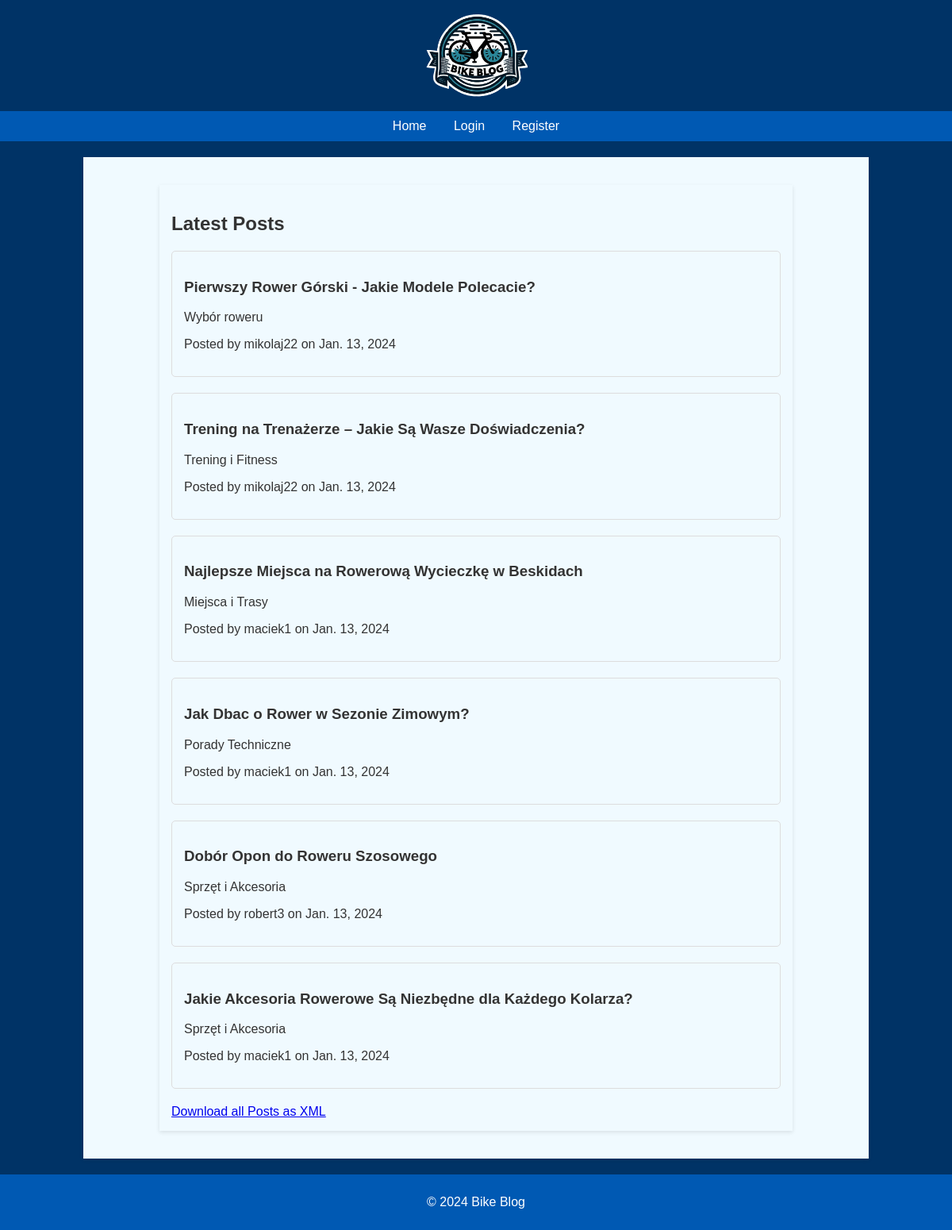
Before: / with the older database file.
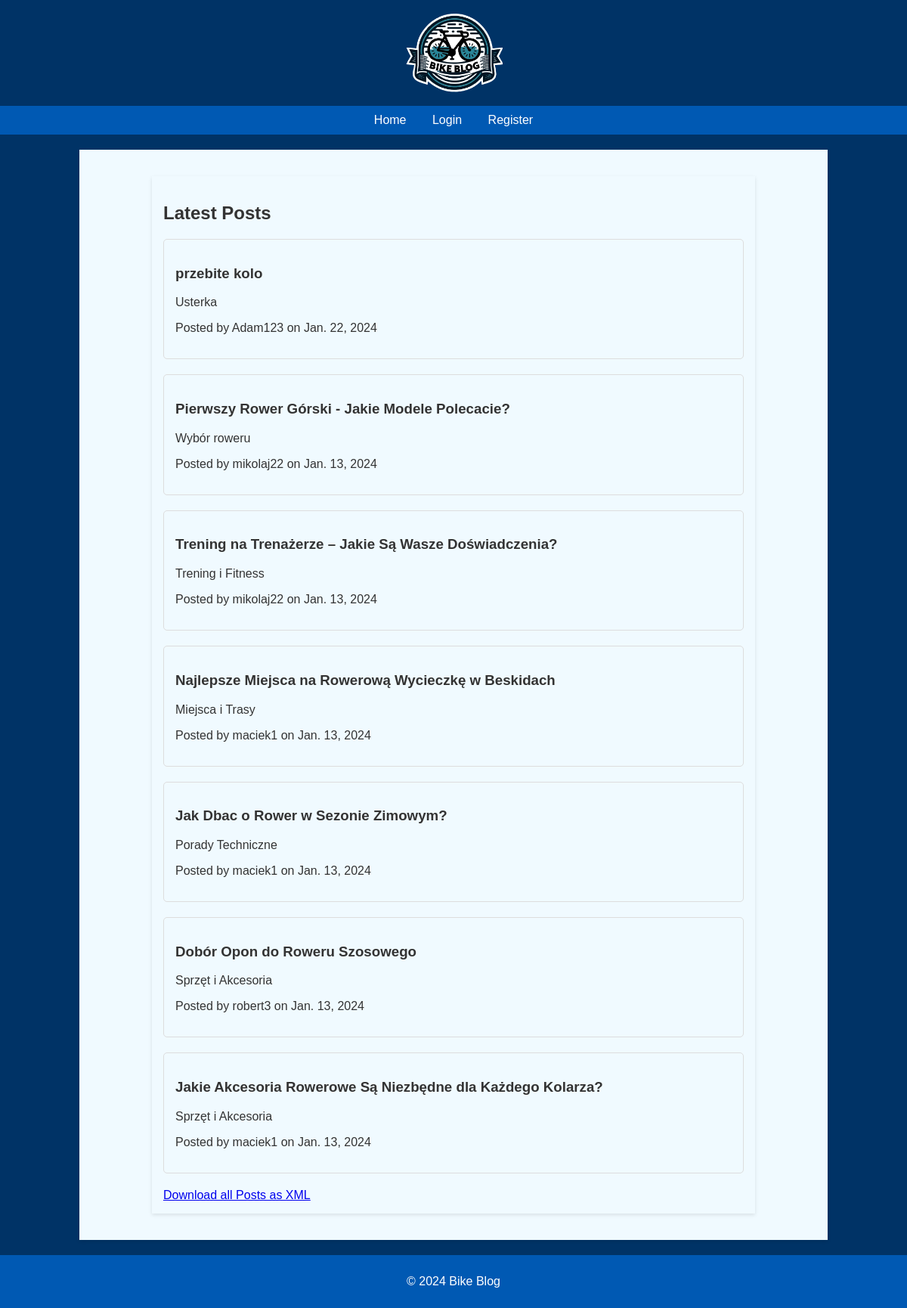
After: the same page with the newer database file.
### theblog/models.py (models this page shows, shortened)
class Post(models.Model):
    title = models.CharField(max_length=255)
    title_tag = models.CharField(max_length=255)
    author = models.ForeignKey(User, on_delete=models.CASCADE)
    body = models.TextField()
    post_date = models.DateField(auto_now_add=True)
    category = models.CharField(max_length=255, default='uncategorized')
    image = models.ImageField(null=True, blank=True, upload_to='images/')

### theblog/views.py (the view)
# urls.py: path('', HomeView.as_view(), name = "home"),
class HomeView(ListView):
    model = Post
    template_name = 'home.html'
    ordering = ['-post_date']

### theblog/templates/home.html (shortened to what this page needs)
{% extends 'base.html' %}
{% block content %}
<div class="container">
    <h2>Latest Posts</h2>
    {% for post in object_list %}
        <div class="post">
            <h3><a href="{% url 'article-detail' post.id %}">{{ post.title }}</a></h3>
            <p><a href="{% url 'category' post.category%}">{{ post.category }}</a></p>
            <p>Posted by {{ post.author }} on {{ post.post_date }}</p>
        </div>
    {% empty %}
        <p>No posts available.</p>
    {% endfor %}
    <div class="export-buttons">
        <a href="{% url 'export_posts_xml' %}" class="btn btn-success">Download all Posts as XML</a>
    </div>
</div>
{% endblock %}

Changed rows visible on the page:
added Post: title "przebite kolo", category "Usterka", author "Adam123", post_date "Jan. 22, 2024"
